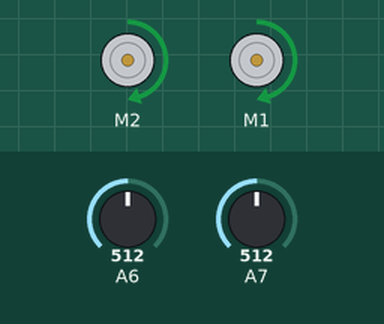
This sketch was run on a simulated Arduino Nano, built with avr-gcc and run on an emulated ATmega328P. On the bench: 2 × DC motor (green arrow = forward, orange = backward, longer = faster). The inputs (shaded band) are chosen by the test bench; at power-on: A6 = 512, A7 = 512.

Above: at 1.2 s.
1.3 s: A6 set to 0
At 2.5 s:
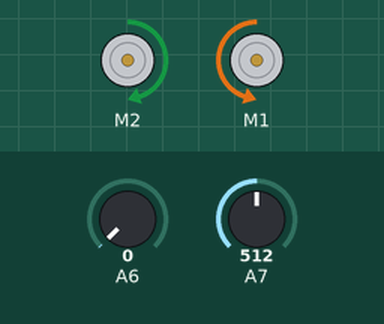
2.8 s: A7 set to 11
4.3 s: A7 set to 8
At 5.1 s:
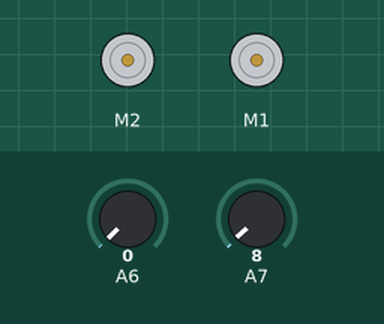
5.8 s: A6 set to 9
7.3 s: A6 set to 12
At 8.6 s:
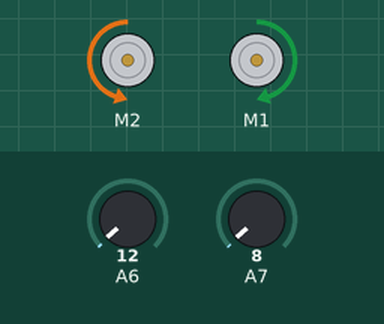
Timing chart, 0 to 9.8 s (numbered marks = the images above; inputs shaded):
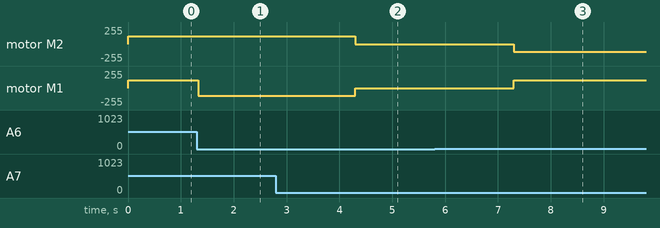

The sketch:

Black_line_follower_Test_1.ino
```cpp
// Import The redbot h file
#include <RedBot.h>
// Define a macro for speed to simplify changing
// the speed of the robot wihin the code
#define SPEED 120
// Define a macro for the value of the proximity sensor reading when
// it detects a white trace
#define WHITE 10

// intiate IR Sensors
RedBotSensor Right_IR = RedBotSensor(A6);
RedBotSensor Left_IR = RedBotSensor(A7);
// intiate Motors
RedBotMotors motors;


void setup() {

}

void loop() {
  // Check the reading of the 2 proximity sensors

    // if both read black road.
    // Move forward
    if(Right_IR.read() > WHITE && Left_IR.read() > WHITE)
    {
      forward();
    }
    // if the right sensor detects white trace and left sensor
    // detects black road.
    // Turn left
    else if(Right_IR.read() < WHITE && Left_IR.read() > WHITE)
    {
     rotate_left();
    }
    // if the right sensor detects black road and left sensor
    // detects white trace.
    // Turn right
    else if (Right_IR.read() > WHITE && Left_IR.read() < WHITE)
    {
     rotate_right();
    }
    // if both sensors detect white trace it means that the robot is
    // outside of the road.
    // Stop the robot
    else if(Right_IR.read() < WHITE && Left_IR.read() < WHITE)
    {
     motors.stop();
    }
}

// This function moves the robot a step forward then stops
void forward(){
  motors.rightMotor(SPEED);
  motors.leftMotor(-SPEED);
  delay(50);
  motors.stop();
}

// This function uses the pivot command from the redbot library to
// rotate the robot to the left
void rotate_left(){
  motors.pivot(-SPEED);
}

// This function uses the pivot command from the redbot library to
// rotate the robot to the right
void rotate_right(){
  motors.pivot(SPEED);
}
```

Measured:
- the behaviour switches between 10 and 9 on A7 (found by bisection; images 1 and 2)
- the behaviour switches between 10 and 11 on A6 (found by bisection; images 2 and 3)
- after the input at 1.3 s, motor M1: forward 119/255 → backward 119/255 at once
- after the input at 2.8 s, every drawn part: stays the same
- after the input at 4.3 s, motor M2: forward 119/255 → stopped at once; motor M1: backward 119/255 → stopped at once
- after the input at 5.8 s, every drawn part: stays the same
- after the input at 7.3 s, motor M2: stopped → backward 119/255 at once; motor M1: stopped → forward 119/255 at once
